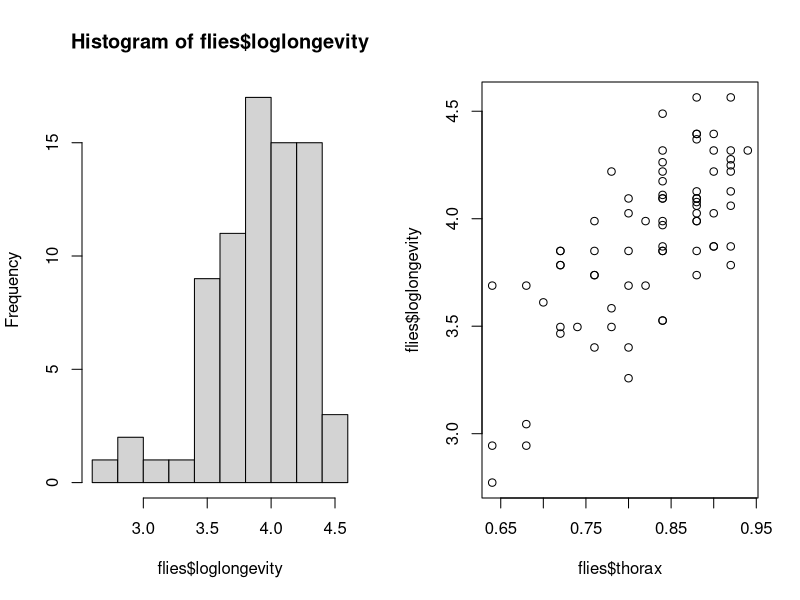
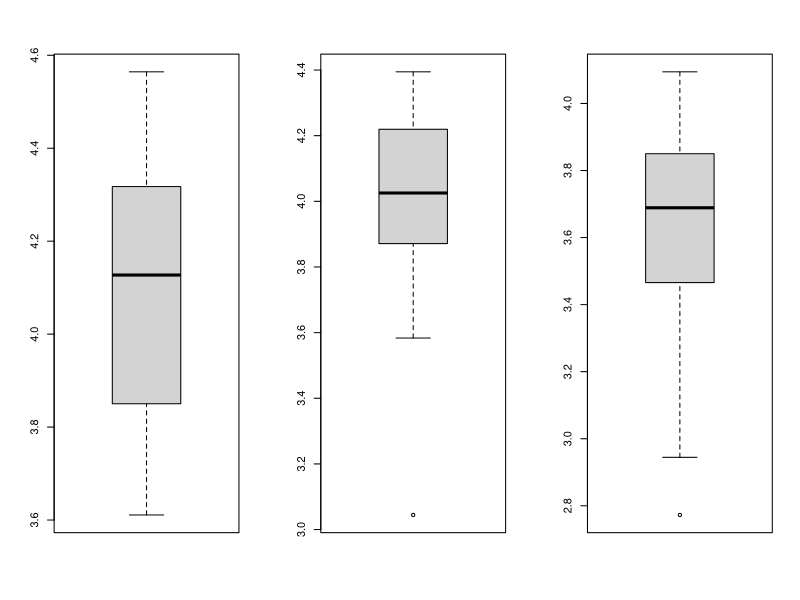

Reproduce these figures in R, in order.
## ---- chunk 1
flies <- read.csv("data/fruitflies.txt", sep="", header = TRUE)
flies$loglongevity <- log(flies$longevity)

par(mfrow=c(1,2))
hist(flies$loglongevity)
plot(flies$thorax, flies$loglongevity)

par(mfrow=c(1,3))
boxplot(flies$loglongevity[flies$activity=="isolated"])
boxplot(flies$loglongevity[flies$activity=="low"])
boxplot(flies$loglongevity[flies$activity=="high"])
## ---- chunk 2
model <- lm(loglongevity~activity, data=flies)
anova(model)
aov_summary <- summary(model)
print(aov_summary)
## ---- chunk 3
loglongev_act_means <- tapply(flies$loglongevity, flies$activity, mean)
longev_act_means <- exp(loglongev_act_means)

loglongev_act_estimates <- aov_summary$coefficients[,1]
loglongev_act_estimates[2:3] <- loglongev_act_estimates[1] + loglongev_act_estimates[2:3]
## ---- chunk 4

